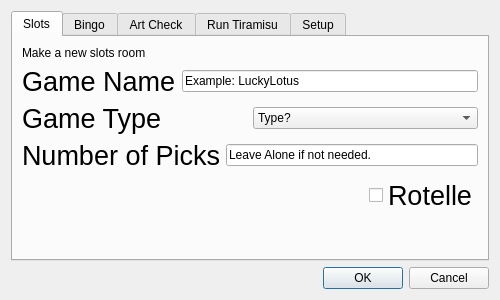
<?xml version="1.0" encoding="UTF-8"?>
<ui version="4.0">
 <class>ArtTools</class>
 <widget class="QDialog" name="ArtTools">
  <property name="geometry">
   <rect>
    <x>0</x>
    <y>0</y>
    <width>500</width>
    <height>300</height>
   </rect>
  </property>
  <property name="minimumSize">
   <size>
    <width>500</width>
    <height>300</height>
   </size>
  </property>
  <property name="maximumSize">
   <size>
    <width>500</width>
    <height>300</height>
   </size>
  </property>
  <property name="windowTitle">
   <string>Dialog</string>
  </property>
  <layout class="QVBoxLayout" name="verticalLayout">
   <item>
    <widget class="QTabWidget" name="TopTab">
     <property name="toolTip">
      <string>&lt;html&gt;&lt;head/&gt;&lt;body&gt;&lt;p&gt;&lt;br/&gt;&lt;/p&gt;&lt;/body&gt;&lt;/html&gt;</string>
     </property>
     <property name="whatsThis">
      <string>&lt;html&gt;&lt;head/&gt;&lt;body&gt;&lt;p&gt;&lt;br/&gt;&lt;/p&gt;&lt;/body&gt;&lt;/html&gt;</string>
     </property>
     <property name="styleSheet">
      <string notr="true"/>
     </property>
     <property name="currentIndex">
      <number>0</number>
     </property>
     <widget class="QWidget" name="FolderSetup">
      <attribute name="title">
       <string>Slots</string>
      </attribute>
      <layout class="QVBoxLayout" name="verticalLayout_3">
       <item>
        <widget class="QLabel" name="label_3">
         <property name="text">
          <string>Make a new slots room</string>
         </property>
        </widget>
       </item>
       <item>
        <layout class="QHBoxLayout" name="horizontalLayout_3">
         <item>
          <widget class="QLabel" name="SlotsGameName">
           <property name="font">
            <font>
             <pointsize>20</pointsize>
            </font>
           </property>
           <property name="text">
            <string>Game Name</string>
           </property>
          </widget>
         </item>
         <item>
          <widget class="QLineEdit" name="SlotsGameNameInput">
           <property name="text">
            <string>Example: LuckyLotus</string>
           </property>
          </widget>
         </item>
        </layout>
       </item>
       <item>
        <layout class="QHBoxLayout" name="horizontalLayout_2">
         <item>
          <widget class="QLabel" name="GameType">
           <property name="font">
            <font>
             <pointsize>20</pointsize>
            </font>
           </property>
           <property name="text">
            <string>Game Type</string>
           </property>
          </widget>
         </item>
         <item>
          <widget class="QComboBox" name="GameTypeComboBox">
           <item>
            <property name="text">
             <string>Type?</string>
            </property>
           </item>
           <item>
            <property name="text">
             <string>Theamed</string>
            </property>
           </item>
           <item>
            <property name="text">
             <string>Pick till you poop</string>
            </property>
           </item>
           <item>
            <property name="text">
             <string>Fixed Pick</string>
            </property>
           </item>
           <item>
            <property name="text">
             <string>Free Spin</string>
            </property>
           </item>
           <item>
            <property name="text">
             <string>Modified</string>
            </property>
           </item>
          </widget>
         </item>
        </layout>
       </item>
       <item>
        <layout class="QHBoxLayout" name="horizontalLayout_5">
         <item>
          <widget class="QLabel" name="NumberOfPicks">
           <property name="enabled">
            <bool>true</bool>
           </property>
           <property name="font">
            <font>
             <pointsize>20</pointsize>
            </font>
           </property>
           <property name="text">
            <string>Number of Picks</string>
           </property>
          </widget>
         </item>
         <item>
          <widget class="QLineEdit" name="NumberOfPicksInput">
           <property name="enabled">
            <bool>true</bool>
           </property>
           <property name="text">
            <string>Leave Alone if not needed.</string>
           </property>
          </widget>
         </item>
        </layout>
       </item>
       <item>
        <layout class="QHBoxLayout" name="horizontalLayout_10">
         <item>
          <spacer name="horizontalSpacer_2">
           <property name="orientation">
            <enum>Qt::Horizontal</enum>
           </property>
           <property name="sizeHint" stdset="0">
            <size>
             <width>40</width>
             <height>20</height>
            </size>
           </property>
          </spacer>
         </item>
         <item>
          <widget class="QCheckBox" name="RotelleCheckBox">
           <property name="font">
            <font>
             <pointsize>20</pointsize>
            </font>
           </property>
           <property name="text">
            <string>Rotelle</string>
           </property>
          </widget>
         </item>
        </layout>
       </item>
       <item>
        <spacer name="verticalSpacer">
         <property name="orientation">
          <enum>Qt::Vertical</enum>
         </property>
         <property name="sizeHint" stdset="0">
          <size>
           <width>20</width>
           <height>40</height>
          </size>
         </property>
        </spacer>
       </item>
      </layout>
     </widget>
     <widget class="QWidget" name="tab">
      <attribute name="title">
       <string>Bingo</string>
      </attribute>
      <layout class="QVBoxLayout" name="verticalLayout_2">
       <item>
        <widget class="QLabel" name="label_5">
         <property name="text">
          <string>Make a new bingo room</string>
         </property>
        </widget>
       </item>
       <item>
        <layout class="QHBoxLayout" name="horizontalLayout_7">
         <item>
          <widget class="QLabel" name="BingoLabel">
           <property name="font">
            <font>
             <pointsize>20</pointsize>
            </font>
           </property>
           <property name="text">
            <string>Game Name</string>
           </property>
          </widget>
         </item>
         <item>
          <widget class="QLineEdit" name="BingoGameInput">
           <property name="text">
            <string>Example: TheDrumStickRedemption</string>
           </property>
          </widget>
         </item>
        </layout>
       </item>
       <item>
        <spacer name="verticalSpacer_2">
         <property name="orientation">
          <enum>Qt::Vertical</enum>
         </property>
         <property name="sizeHint" stdset="0">
          <size>
           <width>20</width>
           <height>147</height>
          </size>
         </property>
        </spacer>
       </item>
      </layout>
     </widget>
     <widget class="QWidget" name="tab_2">
      <attribute name="title">
       <string>Art Check</string>
      </attribute>
      <layout class="QVBoxLayout" name="verticalLayout_5">
       <item>
        <widget class="QLabel" name="label_6">
         <property name="text">
          <string>Select a folder below and hit ok and it will check your art.</string>
         </property>
        </widget>
       </item>
       <item>
        <layout class="QHBoxLayout" name="horizontalLayout">
         <item>
          <widget class="QLabel" name="SlotsFolderLabelCheck">
           <property name="font">
            <font>
             <pointsize>20</pointsize>
            </font>
           </property>
           <property name="text">
            <string>Slots Folder</string>
           </property>
          </widget>
         </item>
         <item>
          <widget class="QLineEdit" name="SlotsFolderLocationCheck"/>
         </item>
         <item>
          <widget class="QToolButton" name="SlotsFolderCheck">
           <property name="text">
            <string>...</string>
           </property>
          </widget>
         </item>
        </layout>
       </item>
       <item>
        <layout class="QHBoxLayout" name="horizontalLayout_11">
         <item>
          <widget class="QLabel" name="BingoFolderLabeCheck">
           <property name="font">
            <font>
             <pointsize>20</pointsize>
            </font>
           </property>
           <property name="text">
            <string>Bingo Folder</string>
           </property>
          </widget>
         </item>
         <item>
          <widget class="QLineEdit" name="BingoFolderLocationCheck"/>
         </item>
         <item>
          <widget class="QToolButton" name="BingoFolderCheck">
           <property name="text">
            <string>...</string>
           </property>
          </widget>
         </item>
        </layout>
       </item>
       <item>
        <spacer name="verticalSpacer_4">
         <property name="orientation">
          <enum>Qt::Vertical</enum>
         </property>
         <property name="sizeHint" stdset="0">
          <size>
           <width>20</width>
           <height>106</height>
          </size>
         </property>
        </spacer>
       </item>
      </layout>
     </widget>
     <widget class="QWidget" name="tab_3">
      <attribute name="title">
       <string>Run Tiramisu</string>
      </attribute>
      <layout class="QVBoxLayout" name="verticalLayout_6">
       <item>
        <layout class="QHBoxLayout" name="horizontalLayout_4">
         <item>
          <spacer name="horizontalSpacer">
           <property name="orientation">
            <enum>Qt::Horizontal</enum>
           </property>
           <property name="sizeHint" stdset="0">
            <size>
             <width>40</width>
             <height>20</height>
            </size>
           </property>
          </spacer>
         </item>
         <item>
          <widget class="QPushButton" name="OpenTiramisu">
           <property name="text">
            <string>Open</string>
           </property>
          </widget>
         </item>
        </layout>
       </item>
       <item>
        <spacer name="verticalSpacer_5">
         <property name="orientation">
          <enum>Qt::Vertical</enum>
         </property>
         <property name="sizeHint" stdset="0">
          <size>
           <width>20</width>
           <height>174</height>
          </size>
         </property>
        </spacer>
       </item>
      </layout>
     </widget>
     <widget class="QWidget" name="Setup">
      <attribute name="title">
       <string>Setup</string>
      </attribute>
      <layout class="QVBoxLayout" name="verticalLayout_4">
       <item>
        <widget class="QLabel" name="label_4">
         <property name="text">
          <string>Tell us where your stuff lives!</string>
         </property>
        </widget>
       </item>
       <item>
        <layout class="QHBoxLayout" name="horizontalLayout_6">
         <item>
          <widget class="QLabel" name="SlotsFolderLabel">
           <property name="font">
            <font>
             <pointsize>20</pointsize>
            </font>
           </property>
           <property name="text">
            <string>Slots Folder</string>
           </property>
          </widget>
         </item>
         <item>
          <widget class="QLineEdit" name="SlotsFolderLocation"/>
         </item>
         <item>
          <widget class="QToolButton" name="SlotsFolder">
           <property name="text">
            <string>...</string>
           </property>
          </widget>
         </item>
        </layout>
       </item>
       <item>
        <layout class="QHBoxLayout" name="horizontalLayout_8">
         <item>
          <widget class="QLabel" name="BingoFolderLabel">
           <property name="font">
            <font>
             <pointsize>20</pointsize>
            </font>
           </property>
           <property name="text">
            <string>Bingo Folder</string>
           </property>
          </widget>
         </item>
         <item>
          <widget class="QLineEdit" name="BingoFolderLocation"/>
         </item>
         <item>
          <widget class="QToolButton" name="BingoFolder">
           <property name="text">
            <string>...</string>
           </property>
          </widget>
         </item>
        </layout>
       </item>
       <item>
        <spacer name="verticalSpacer_3">
         <property name="orientation">
          <enum>Qt::Vertical</enum>
         </property>
         <property name="sizeHint" stdset="0">
          <size>
           <width>20</width>
           <height>166</height>
          </size>
         </property>
        </spacer>
       </item>
      </layout>
     </widget>
    </widget>
   </item>
   <item>
    <widget class="QDialogButtonBox" name="buttonBox">
     <property name="orientation">
      <enum>Qt::Horizontal</enum>
     </property>
     <property name="standardButtons">
      <set>QDialogButtonBox::Cancel|QDialogButtonBox::Ok</set>
     </property>
    </widget>
   </item>
  </layout>
 </widget>
 <resources/>
 <connections/>
</ui>
